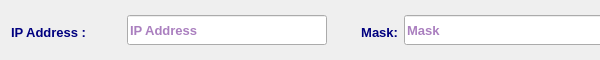
<?xml version="1.0" encoding="UTF-8"?>
<ui version="4.0">
 <class>IpAssignWidget</class>
 <widget class="QWidget" name="IpAssignWidget">
  <property name="geometry">
   <rect>
    <x>0</x>
    <y>0</y>
    <width>600</width>
    <height>60</height>
   </rect>
  </property>
  <property name="sizePolicy">
   <sizepolicy hsizetype="Preferred" vsizetype="Fixed">
    <horstretch>0</horstretch>
    <verstretch>0</verstretch>
   </sizepolicy>
  </property>
  <property name="minimumSize">
   <size>
    <width>600</width>
    <height>60</height>
   </size>
  </property>
  <property name="maximumSize">
   <size>
    <width>16777215</width>
    <height>60</height>
   </size>
  </property>
  <property name="font">
   <font>
    <family>Tahoma</family>
    <pointsize>10</pointsize>
   </font>
  </property>
  <property name="windowTitle">
   <string>Form</string>
  </property>
  <layout class="QVBoxLayout" name="verticalLayout">
   <item>
    <layout class="QHBoxLayout" name="horizontalLayout_2">
     <item>
      <widget class="QLabel" name="ipAddLbl">
       <property name="minimumSize">
        <size>
         <width>110</width>
         <height>30</height>
        </size>
       </property>
       <property name="maximumSize">
        <size>
         <width>130</width>
         <height>25</height>
        </size>
       </property>
       <property name="font">
        <font>
         <family>Tahoma</family>
         <pointsize>10</pointsize>
         <weight>75</weight>
         <bold>true</bold>
        </font>
       </property>
       <property name="styleSheet">
        <string notr="true">color: rgb(0, 0, 127);</string>
       </property>
       <property name="text">
        <string>IP Address :</string>
       </property>
       <property name="alignment">
        <set>Qt::AlignLeading|Qt::AlignLeft|Qt::AlignVCenter</set>
       </property>
      </widget>
     </item>
     <item>
      <widget class="QLineEdit" name="ipLE">
       <property name="minimumSize">
        <size>
         <width>200</width>
         <height>30</height>
        </size>
       </property>
       <property name="maximumSize">
        <size>
         <width>200</width>
         <height>30</height>
        </size>
       </property>
       <property name="font">
        <font>
         <family>Tahoma</family>
         <pointsize>10</pointsize>
         <weight>75</weight>
         <bold>true</bold>
        </font>
       </property>
       <property name="styleSheet">
        <string notr="true">color: rgb(85, 0, 127);</string>
       </property>
       <property name="placeholderText">
        <string>IP Address</string>
       </property>
      </widget>
     </item>
     <item>
      <widget class="QLabel" name="ipAddLbl_2">
       <property name="minimumSize">
        <size>
         <width>80</width>
         <height>30</height>
        </size>
       </property>
       <property name="maximumSize">
        <size>
         <width>130</width>
         <height>25</height>
        </size>
       </property>
       <property name="font">
        <font>
         <family>Tahoma</family>
         <pointsize>10</pointsize>
         <weight>75</weight>
         <bold>true</bold>
        </font>
       </property>
       <property name="styleSheet">
        <string notr="true">color: rgb(0, 0, 127);</string>
       </property>
       <property name="text">
        <string>Mask:</string>
       </property>
       <property name="alignment">
        <set>Qt::AlignRight|Qt::AlignTrailing|Qt::AlignVCenter</set>
       </property>
      </widget>
     </item>
     <item>
      <widget class="QLineEdit" name="maskLE">
       <property name="minimumSize">
        <size>
         <width>200</width>
         <height>30</height>
        </size>
       </property>
       <property name="maximumSize">
        <size>
         <width>200</width>
         <height>30</height>
        </size>
       </property>
       <property name="font">
        <font>
         <family>Tahoma</family>
         <pointsize>10</pointsize>
         <weight>75</weight>
         <bold>true</bold>
        </font>
       </property>
       <property name="styleSheet">
        <string notr="true">color: rgb(85, 0, 127);</string>
       </property>
       <property name="placeholderText">
        <string>Mask</string>
       </property>
      </widget>
     </item>
     <item>
      <spacer name="horizontalSpacer">
       <property name="orientation">
        <enum>Qt::Horizontal</enum>
       </property>
       <property name="sizeHint" stdset="0">
        <size>
         <width>40</width>
         <height>20</height>
        </size>
       </property>
      </spacer>
     </item>
    </layout>
   </item>
  </layout>
 </widget>
 <resources/>
 <connections/>
</ui>
